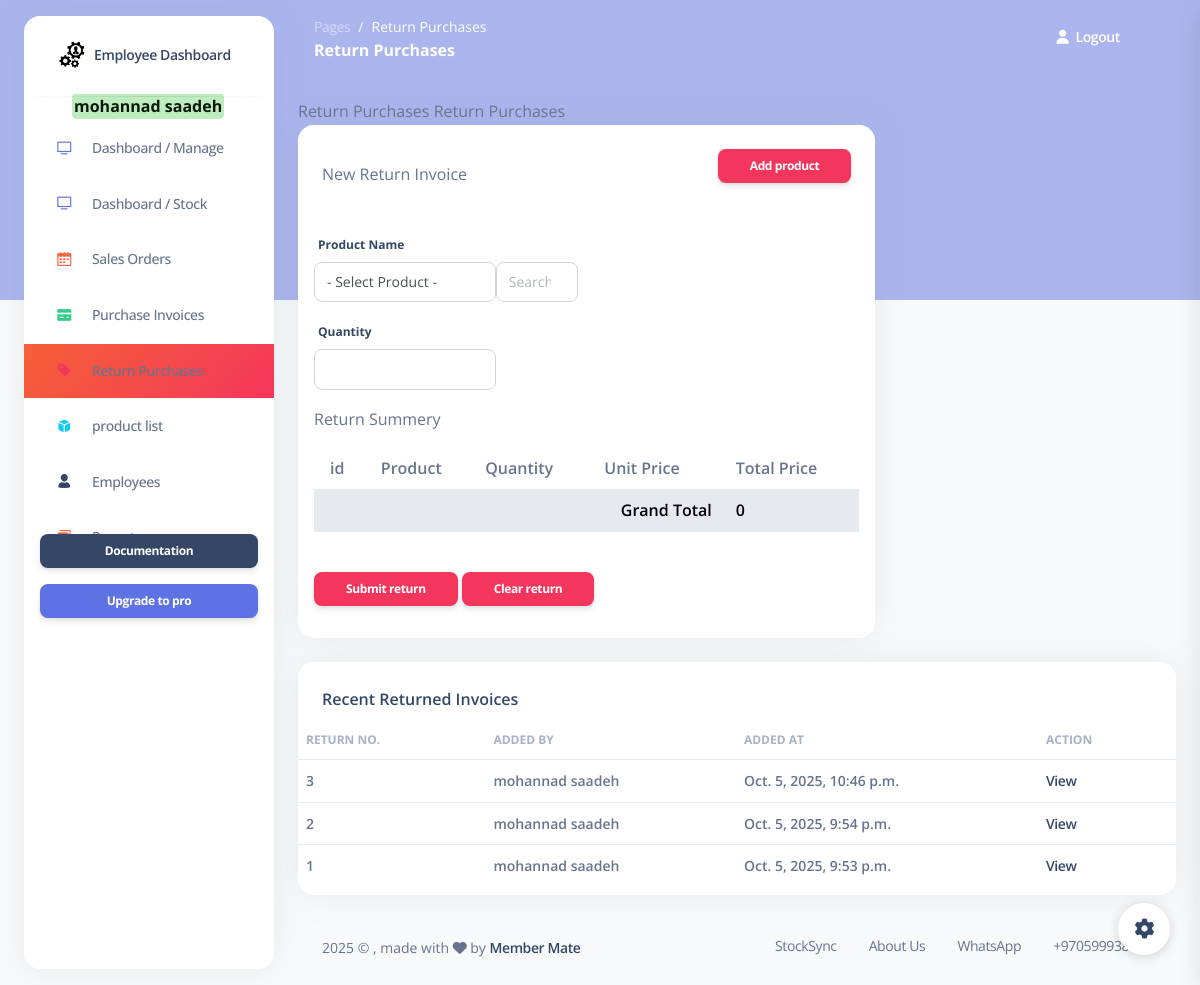
/return_purchases (signed in), run on an earlier commit of the app's database.
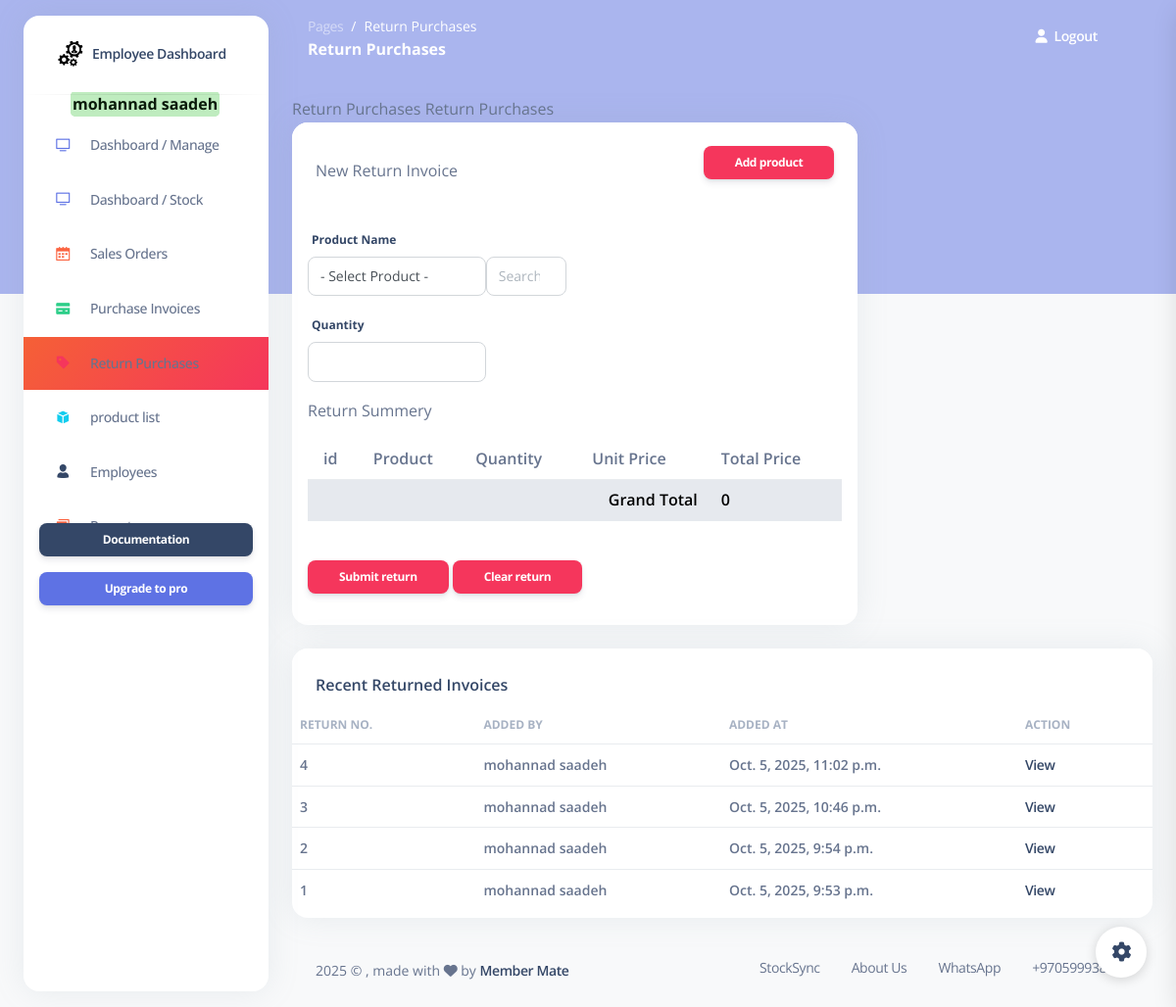
And on a later commit of the database.
### my_app/models.py (models this page shows)
class Return(models.Model):
    employee = models.ForeignKey(Employee, related_name="returns", on_delete=models.CASCADE)
    total_amount = models.DecimalField(max_digits=10, decimal_places=2, default=0.00)
    grand_total = models.DecimalField(max_digits=10, decimal_places=2, default=0.00)
    created_at = models.DateTimeField(auto_now_add=True)
    updated_at = models.DateTimeField(auto_now=True)

class Employee(models.Model):
    first_name = models.CharField(max_length=255)
    last_name = models.CharField(max_length=255)
    email = models.EmailField(max_length=255)
    DOB = models.DateField()
    password = models.CharField(max_length=255)
    confirm_password = models.CharField(max_length=255)
    is_active = models.BooleanField(default=False)
    created_at = models.DateTimeField(auto_now_add=True)
    updated_at = models.DateTimeField(auto_now=True)
    objects = EmployeeManager()

### my_app/views.py (the view)
# urls.py: path('return_purchases', views.display_returns),
def display_returns(request):
    grand_total = sum(item['total_price'] for item in returns_order)
    context = {
        'returns_order': returns_order,
        'products': models.get_all_products(),
        'return_invoices': models.get_all_return_invoices(),
        'employee': models.get_employee_by_id(request.session['employee_id']),
        'grand_total': grand_total,
    }
    return render(request, 'return_purchases.html', context)

### my_app/models.py (called while the page is built)
def get_employee_by_id(id):
    return Employee.objects.get(id=id)

def get_all_products():
    return Product.objects.all()

def get_all_return_invoices():
    return Return.objects.all().order_by('-created_at')

### my_app/templates/return_purchases.html (shortened to what the changed rows need)
{% extends 'layouts/base.html' %}
{% block content %}
<div class="row">
    <div class="col-8">
      <div class="card mb-4">
          <div class="card-body">
          <form action="/submet_return_order" method="post">
              <table class="table">
                <tr >
                  <th class="ps-3">id</th>
                  <th class="ps-3">Product</th>
                  <th>Quantity</th>
                  <th class="ps-3">Unit Price</th>
                  <th class="ps-3">Total Price</th>
                </tr>
              </table>
            </div>
      </div>
    </div>
  </div>
  <div class="row">
    <div class="col-12">
      <div class="card mb-4">
        <div class="card-body px-0 pt-0 pb-2">
          <div class="table-responsive p-0">
            <table class="table align-items-center justify-content-center mb-0">
              <thead>
                <tr>
                  <th class="text-uppercase text-secondary text-xs font-weight-bolder opacity-7 ps-2">Return No.</th>
                  <th class="text-uppercase text-secondary text-xs font-weight-bolder opacity-7 ps-2 ">Added by</th>
                  <th class="text-uppercase text-secondary text-xs font-weight-bolder opacity-7 ps-2 ">Added at</th>
                  <th class="text-uppercase text-secondary text-xs font-weight-bolder opacity-7 ps-2">Action</th>
                </tr>
              </thead>
              <tbody>
                {% for invoice in return_invoices %}
                <tr>
                  <td>
                    <p class="text-sm mb-0 font-weight-bold mb-0"> {{invoice.id}} </p>
                  </td>
                  <td>
                    <p class="text-sm mb-0 font-weight-bold mb-0"> {{invoice.employee.first_name}} {{invoice.employee.last_name}} </p>
                  </td>
                  <td>
                    <span class="text-sm mb-0 font-weight-bold">{{invoice.created_at}}</span>
                  </td>
                  <td>
                    <span class="text-sm  mb-0 font-weight-bold"><a href="/view_return_invoice/{{invoice.id}}">View</a></span>
                  </td>
                </tr>
                {% endfor %}
              </tbody>
            </table>
          </div>
        </div>
      </div>
    </div>
  </div>
{% endblock content %}

What changed in the data, as far as the page shows it:
added Return: id "4", employee.first_name "mohannad", employee.last_name "saadeh", created_at "Oct. 5, 2025, 11:02 p.m."
